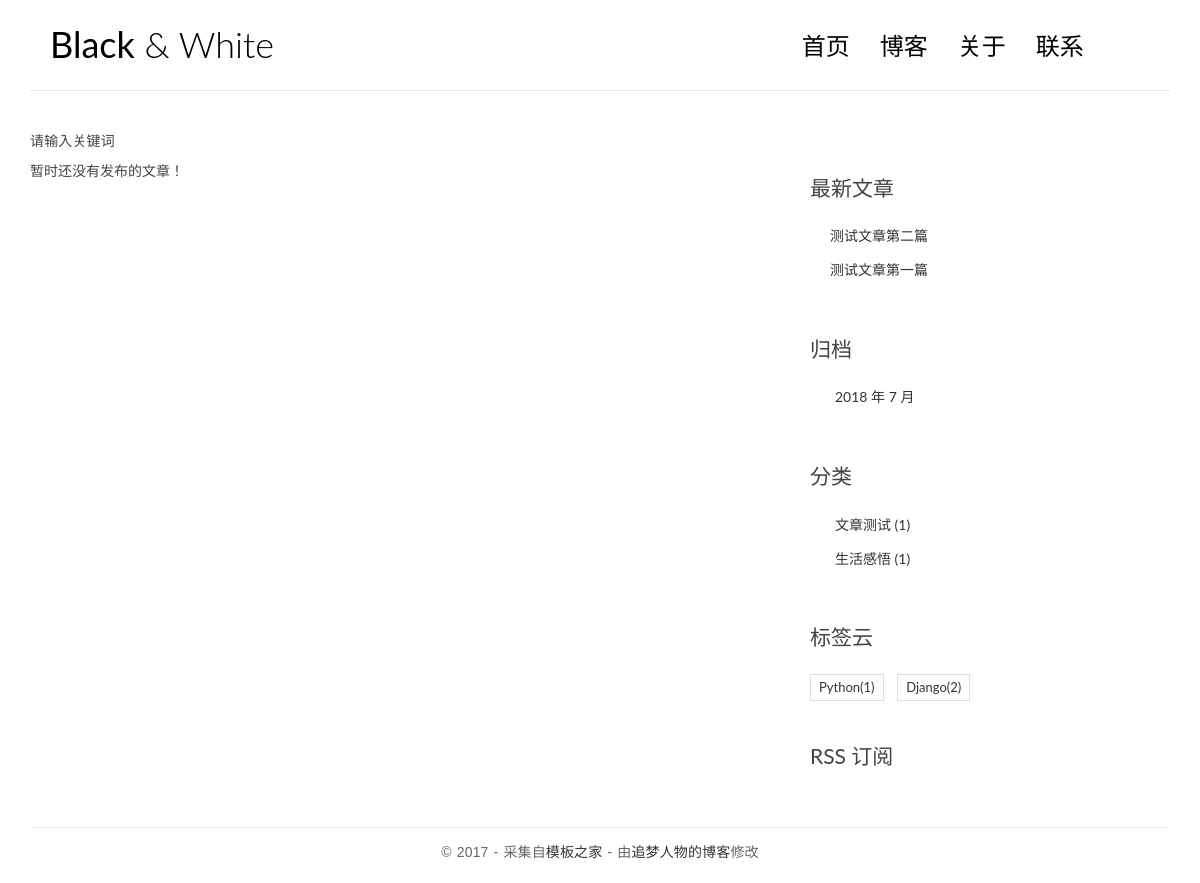
/search/, run on an earlier commit of the app's database.
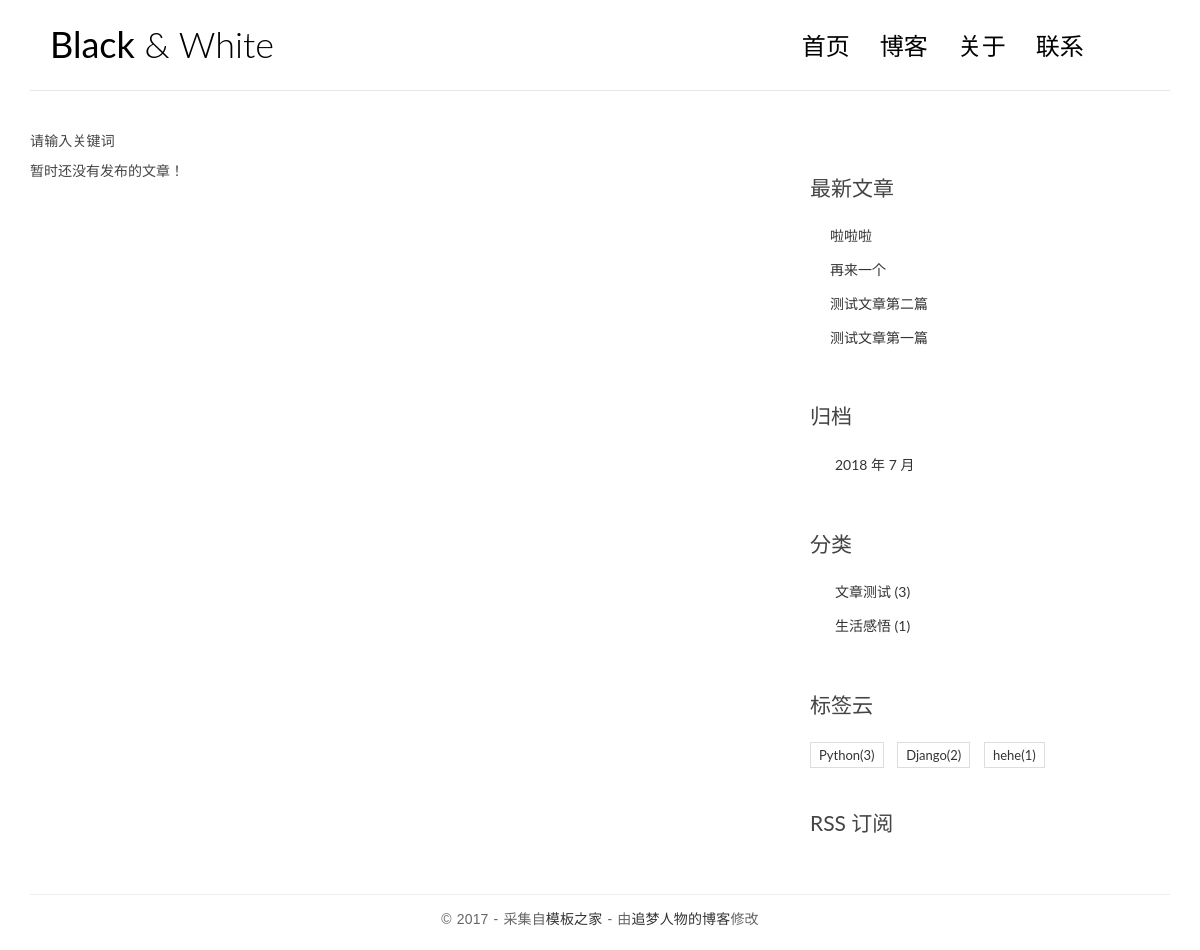
And on a later commit of the database.
### blog/models.py (models this page shows, shortened)
class Post(models.Model):
    title = models.CharField(max_length=40, verbose_name='标题')
    body = models.TextField(verbose_name='正文')
    created_time = models.DateTimeField(auto_now_add=True, verbose_name='创建时间')
    modified_time = models.DateTimeField(auto_now=True, verbose_name='修改时间')
    excerpt = models.CharField(max_length=200, blank=True, verbose_name='摘要')
    views = models.PositiveIntegerField(default=0, verbose_name='阅读量')
    category = models.ForeignKey(Category, verbose_name='分类', on_delete=models.CASCADE)
    tag = models.ManyToManyField(Tag, verbose_name='标签', blank=True)
    author = models.ForeignKey(User, verbose_name='作者', on_delete=models.CASCADE)
    class Meta:
        ordering = ['-created_time']

class Category(models.Model):
    name = models.CharField(max_length=100, verbose_name='博客分类')

class Tag(models.Model):
    name = models.CharField(max_length=100, verbose_name='标签名')

### blog/views.py (the view)
# urls.py: path('search/', search, name='search'),
def search(request):
    q = request.GET.get('q')
    error_msg = ''
    if not q:
        error_msg = "请输入关键词"
        return render(request, 'blog/index.html', {'error_msg': error_msg})
    post_list = Post.objects.filter(Q(title__icontains=q) | Q(body__icontains=q))
    return render(request, 'blog/index.html', {'error_msg': error_msg,
                                               'post_list': post_list})

### blog/templatetags/blog_tags.py (called while the page is built)
@register.simple_tag
def get_recent_posts(num=5):
    return Post.objects.all().order_by('-created_time')[:num]

@register.simple_tag
def archives():
    return Post.objects.dates('created_time', 'month', order='DESC')

@register.simple_tag
def get_categories():
    return Category.objects.annotate(num_posts=Count('post')).filter(num_posts__gt=0)

@register.simple_tag
def get_tags():
    return Tag.objects.annotate(num_posts=Count('post')).filter(num_posts__gt=0)

### templates/blog/index.html (shortened to what this page needs)
{% extends 'base.html' %}
    {% block main %}
        {% if error_msg %}
            <p>{{ error_msg }}</p>
          {% endif %}
        {% for post in post_list %}
        <article class="post post-{{ post.pk }}">
        <header class="entry-header">
            <h1 class="entry-title">
                <a href="{% url 'blog:detail' post.id %}">{{ post.title }}</a>
            </h1>
            <div class="entry-meta">
                <span class="post-category"><a href="#">{{ post.category.name }}</a></span>
                <span class="post-date"><a href="#"><time class="entry-date"
                                                          datetime="2012-11-09T23:15:57+00:00">{{ post.created_time }}</time></a></span>
                <span class="post-author"><a href="#">{{ post.author }}</a></span>
                <span class="comments-link"><a href="#">{{ post.comment_set.count }} 评论</a></span>
                <span class="views-count"><a href="{{ post.get_absolute_url }}">{{ post.views }} 阅读</a></span>
            </div>
        </header>
        <div class="entry-content clearfix">
            <p>{{ post.excerpt }}...</p>
            <div class="read-more cl-effect-14">
                <a href="{% url 'blog:detail' post.id %}" class="more-link">继续阅读 <span class="meta-nav">→</span></a>
            </div>
        </div>
    </article>
    {% empty %}
        <div class="no-post">暂时还没有发布的文章！</div>
    {% endfor %}
    {% endblock %}

### templates/base.html (shortened to what the changed rows need)
<!DOCTYPE html>
{% load staticfiles %}
{% load blog_tags %}
<html>
<head>
    <link rel="stylesheet" href="{% static 'css/bootstrap.min.css' %}">
    <link rel="stylesheet" href="http://code.ionicframework.com/ionicons/2.0.1/css/ionicons.min.css">
    <link rel="stylesheet" href="{% static 'css/pace.css' %}">
    <link rel="stylesheet" href="{% static 'css/custom.css' %}">
    <link rel="stylesheet" href="{% static 'css/highlights/github.css' %}">
</head>
<body>
<div class="container">
    <header id="site-header">
        <div class="row">
            <div class="col-md-4 col-sm-5 col-xs-8">
                <div class="logo">
                    <h1><a href="{% url 'blog:index' %}"><b>Black</b> &amp; White</a></h1>
                </div>
            </div>
        </div>
    </header>
</div>
<div class="content-body">
    <div class="container">
        <div class="row">
            <aside class="col-md-4">
                <div class="widget widget-recent-posts">
                    {% get_recent_posts as recent_post_list %}
                    <ul>
                        {% for post in recent_post_list %}
                             <li>
                            <a href="{% url 'blog:detail' post.id %}">{{ post.title }}</a>
                        </li>
                        {% empty %}
                        暂无文章！
                        {% endfor %}
                    </ul>
                </div>
                <div class="widget widget-archives">
                    {% archives as date_list %}
                    <ul>
                        {% for date in date_list %}
                        <li>
                            <a href="{% url 'blog:archives' date.year date.month %}">{{ date.year }} 年 {{ date.month }} 月</a>
                        </li>
                        {% empty %}
                        暂无归档！
                        {% endfor %}
                    </ul>
                </div>
                <div class="widget widget-category">
                    {% get_categories as category_list %}
                    <ul>
                        {% for category in category_list %}
                        <li>
                            <a href="{% url 'blog:category' category.pk %}">{{ category.name }} <span class="post-count">({{ category.num_posts }})</span></a>
                        </li>
                        {% empty %}
                        暂无分类！
                        {% endfor %}
                    </ul>
                </div>
                <div class="widget widget-tag-cloud">
                    {% get_tags as tag_list %}
                    <ul>
                     {% for tag in tag_list %}
                        <li>
                            <a href="{% url 'blog:tag' tag.pk %}">{{ tag.name }}({{ tag.num_posts }})</a>
                        </li>
                     {% empty %}
                    暂无标签！
                    {% endfor %}
                    </ul>
                </div>
            </aside>
        </div>
    </div>
</div>
</body>
</html>

What changed in the data, as far as the page shows it:
added Post: title "啦啦啦"
added Post: title "再来一个"
computed for Category "文章测试": num_posts "1" → "3"
computed for Tag "Python": num_posts "1" → "3"
added Tag: name "hehe", num_posts "1"
